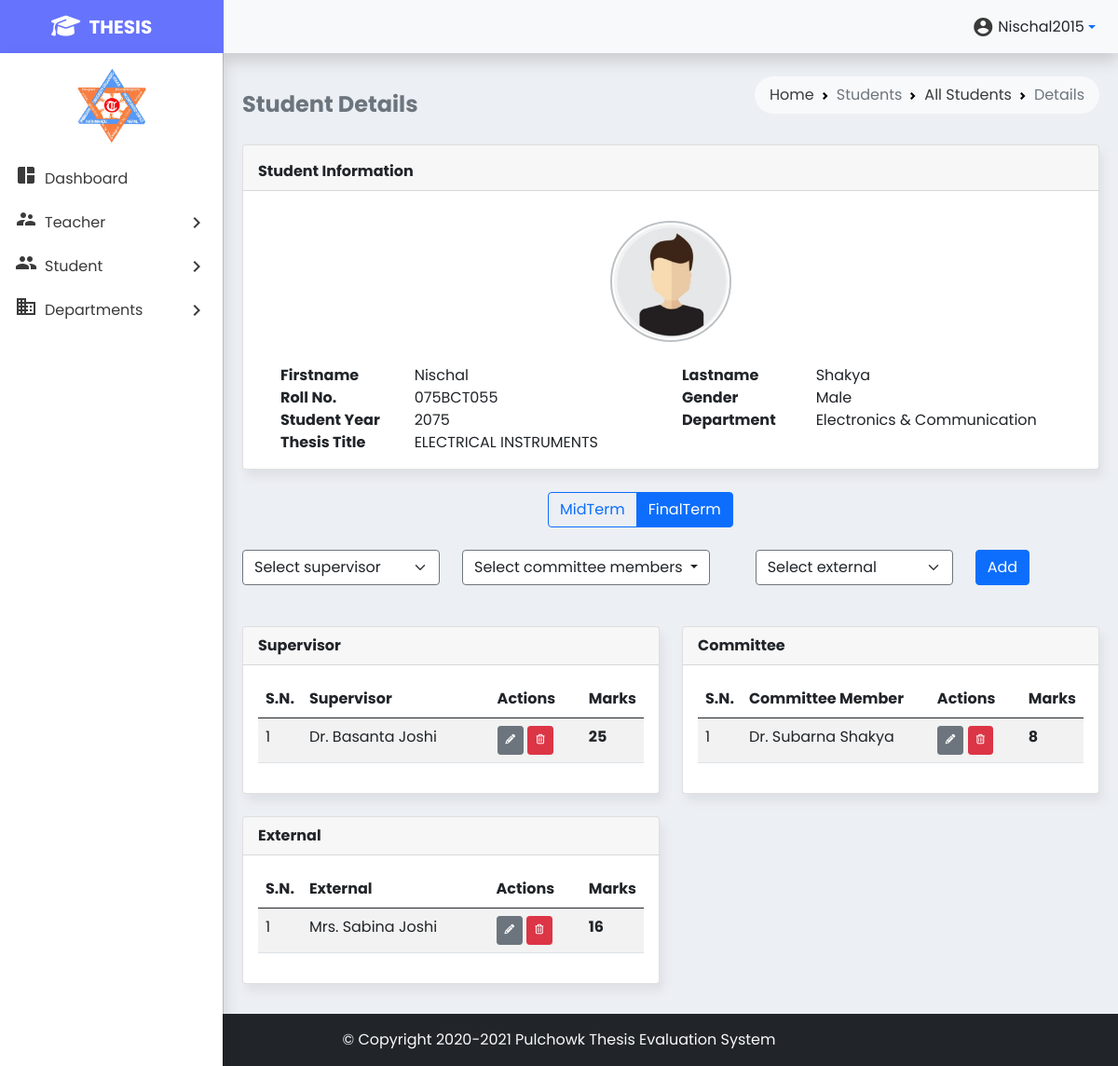
The app's page /finalstudentdetails.php?id=55 (signed in) with its own data.
### tables this page shows
CREATE TABLE `students` (
  `student_id` int(10) NOT NULL,
  `student_fname` text NOT NULL,
  `student_lname` text NOT NULL,
  `student_roll` varchar(12) NOT NULL,
  `student_gender` text NOT NULL,
  `student_regdate` date NOT NULL,
  `student_year` int(4) NOT NULL,
  `student_dep` varchar(30) NOT NULL,
  `student_thesis` varchar(255) NOT NULL
);

CREATE TABLE `final_supervisor_assigned` (
  `assigned_id` int(10) NOT NULL,
  `assigned_s_id` int(10) NOT NULL,
  `assigned_teacher_id` int(10) NOT NULL
);

CREATE TABLE `teacher` (
  `teacher_id` int(10) NOT NULL,
  `teacher_fname` varchar(20) NOT NULL,
  `teacher_mname` varchar(15) DEFAULT NULL,
  `teacher_lname` varchar(20) NOT NULL,
  `teacher_post` varchar(5) NOT NULL
);

CREATE TABLE `final_supervisor` (
  `final_sup_marksid` int(10) NOT NULL,
  `st_te_assigned_id` int(10) NOT NULL,
  `par1` int(10) NOT NULL,
  `par2` int(10) NOT NULL,
  `par3` int(10) NOT NULL,
  `par4` int(10) NOT NULL,
  `par5` int(10) NOT NULL,
  `total` int(10) NOT NULL
);

CREATE TABLE `final_external_assigned` (
  `assigned_id` int(10) NOT NULL,
  `assigned_s_id` int(10) NOT NULL,
  `assigned_ext_id` int(10) NOT NULL
);

CREATE TABLE `ext_teacher` (
  `external_id` int(10) NOT NULL,
  `external_fname` varchar(20) NOT NULL,
  `external_mname` varchar(20) NOT NULL,
  `external_lname` varchar(20) NOT NULL,
  `external_post` varchar(5) NOT NULL
);

CREATE TABLE `final_external` (
  `final_com_marksid` int(10) NOT NULL,
  `st_te_assigned_id` int(10) NOT NULL,
  `par1` int(10) NOT NULL,
  `par2` int(10) NOT NULL,
  `par3` int(10) NOT NULL,
  `par4` int(10) NOT NULL,
  `par5` int(10) NOT NULL,
  `par6` int(10) NOT NULL,
  `par7` int(10) NOT NULL,
  `par8` int(10) NOT NULL,
  `total` int(10) NOT NULL
);

CREATE TABLE `final_committee_assigned` (
  `assigned_id` int(10) NOT NULL,
  `assigned_s_id` int(10) NOT NULL,
  `assigned_teacher_id` int(10) NOT NULL
);

CREATE TABLE `final_committee` (
  `final_com_marksid` int(10) NOT NULL,
  `st_te_assigned_id` int(10) NOT NULL,
  `par1` int(10) NOT NULL,
  `par2` int(10) NOT NULL,
  `par3` int(10) NOT NULL,
  `par4` int(10) NOT NULL,
  `par5` int(10) NOT NULL,
  `par6` int(10) NOT NULL,
  `par7` int(10) NOT NULL,
  `par8` int(10) NOT NULL,
  `total` int(10) NOT NULL
);

### finalstudentdetails.php (the view, shortened to what the rows shown need)
<!doctype html>
<html lang="en">
<head>
    <link href="https://cdn.jsdelivr.net/npm/bootstrap@5.0.2/dist/css/bootstrap.min.css" rel="stylesheet"
>
    <link rel="stylesheet" href="styles/style.css">
</head>
<body>
        <?php include 'partials/_dbconnect.php'; ?>
    <main class="p-2 mt-1" style="min-height: 800px">
        <div class="container-fluid">
            <div class="row">
                <div class="col-md-12">
                    <?php include 'partials/_studentinfo.php'; ?>
                </div>
            </div>
            <div class="row">
                <div class="col-md-6">
                    <div class="card mb-4 mt-1">
                        <div class="card-body">
                            <div class="table-responsive">
                                <table id="student-marks" class="table table-striped table-hover" style="width:100%">
                                    <colgroup>
                                    </colgroup>
                                    <thead>
                                        <tr>
                                            <th>S.N.</th>
                                            <th>Supervisor</th>
                                            <th>Actions</th>
                                            <th>Marks</th>
                                        </tr>
                                    </thead>
                                    <tbody>
                                        <?php
                                            $student_id = $_GET['id'];
                                            $sql = "SELECT ta.assigned_id, t.teacher_id, t.teacher_post, t.teacher_fname, t.teacher_mname, t.teacher_lname
                                            FROM teacher t
                                            INNER JOIN final_supervisor_assigned ta
                                            ON t.teacher_id = ta.assigned_teacher_id
                                            WHERE ta.assigned_s_id = '$student_id'";
                                            $result = mysqli_query($conn, $sql);
                                            $sno = 1;
                                            while($row = mysqli_fetch_assoc($result)) {
                                                $assigned_id = $row['assigned_id'];
                                                $sql4 = "SELECT `total` FROM `final_supervisor` WHERE `st_te_assigned_id`='$assigned_id'";
                                                $result4=mysqli_query($conn, $sql4);
                                                $row4=mysqli_fetch_assoc($result4);
                                                echo'
                                                <tr>
                                                    <td>'.$sno.'</td>
                                                    <td>'. $row['teacher_post'].' ' . $row['teacher_fname'] . ' ' . $row['teacher_mname']. ' '.$row['teacher_lname'] . '</td>
                                                    <td>';
                                                    if (mysqli_num_rows($result4) > 0) {
                                                        echo '
                                                        <button type="button" id=se'.$assigned_id.' class="btn btn-secondary btn-sm supaddEd" data-bs-toggle="modal" data-bs-target="#supervisor_marking"><i class="fa fa-pencil fa-xs"></i></button>
                                                        <button type="button" id=sd'.$assigned_id.' class="delete btn btn-danger btn-sm"><i class="fa fa-trash-o fa-xs"></i></button>
                                                    </td>
                                                    <td><strong>'.$row4['total'].'</strong></td>';
                                                    }
                                                echo '</tr>
                                                ';
                                                $sno += 1;
                                            }
                                        ?>
                                    </tbody>
                                </table>
                            </div>
                        </div>
                    </div>
                    <div class="card mb-4 mt-1">
                        <div class="card-body">
                            <div class="table-responsive">
                                <table id="student-marks" class="table table-striped table-hover" style="width:100%">
                                    <colgroup>
                                    </colgroup>
                                    <thead>
                                        <tr>
                                            <th>S.N.</th>
                                            <th>External</th>
                                            <th>Actions</th>
                                            <th>Marks</th>
                                        </tr>
                                    </thead>
                                    <tbody>
                                        <?php
                                            $student_id = $_GET['id'];
                                            $sql = "SELECT ta.assigned_id, t.external_id, t.external_post, t.external_fname, t.external_mname, t.external_lname
                                            FROM ext_teacher t
                                            INNER JOIN final_external_assigned ta
                                            ON t.external_id = ta.assigned_ext_id
                                            WHERE ta.assigned_s_id = '$student_id'";
                                            $result = mysqli_query($conn, $sql);
                                            $sno = 1;
                                            while($row = mysqli_fetch_assoc($result)) {
                                                $assigned_id = $row['assigned_id'];
                                                $sql2 = "SELECT `total` FROM `final_external` WHERE `st_te_assigned_id`='$assigned_id'";
                                                $result2=mysqli_query($conn, $sql2);
                                                $row2=mysqli_fetch_assoc($result2);
                                                echo'
                                                <tr>
                                                    <td>'.$sno.'</td>
                                                    <td>'. $row['external_post'].' ' . $row['external_fname'] . ' ' . $row['external_mname']. ' '.$row['external_lname'] . '</td>
                                                    <td>';
                                                    if (mysqli_num_rows($result2) > 0) {
                                                        echo '
                                                        <button type="button" id=ee'.$assigned_id.' class="btn btn-secondary btn-sm addEd" data-bs-toggle="modal" data-bs-target="#committee_marking"><i class="fa fa-pencil fa-xs"></i></button>
                                                        <button type="button" id=ed'.$assigned_id.' class="delete btn btn-danger btn-sm"><i class="fa fa-trash-o fa-xs"></i></button>
                                                        </td>
                                                        <td><strong>'.$row2['total'].'</strong></td>';
                                                    }
                                                echo '</tr>
                                                ';
                                                $sno += 1;
                                            }
                                        ?>
                                    </tbody>
                                </table>
                            </div>
                        </div>
                    </div>
                </div>
                <div class="col-md-6">
                    <div class="card mb-4 mt-1">
                        <div class="card-body">
                            <div class="table-responsive">
                                <table id="student-marks" class="table table-striped table-hover" style="width:100%">
                                    <colgroup>
                                    </colgroup>
                                    <thead>
                                        <tr>
                                            <th>S.N.</th>
                                            <th>Committee Member</th>
                                            <th>Actions</th>
                                            <th>Marks</th>
                                        </tr>
                                    </thead>
                                    <tbody>
                                        <?php
                                            $student_id = $_GET['id'];
                                            $sql = "SELECT ta.assigned_id, t.teacher_id, t.teacher_post, t.teacher_fname, t.teacher_mname, t.teacher_lname
                                            FROM teacher t
                                            INNER JOIN final_committee_assigned ta
                                            ON t.teacher_id = ta.assigned_teacher_id
                                            WHERE ta.assigned_s_id = '$student_id'";
                                            $result = mysqli_query($conn, $sql);
                                            $sno = 1;
                                            while($row = mysqli_fetch_assoc($result)) {
                                                $assigned_id = $row['assigned_id'];
                                                $sql1 = "SELECT `total` FROM `final_committee` WHERE `st_te_assigned_id`='$assigned_id'";
                                                $result1=mysqli_query($conn, $sql1);
                                                $row1=mysqli_fetch_assoc($result1);
                                                echo'
                                                <tr>
                                                    <td>'.$sno.'</td>
                                                    <td>'. $row['teacher_post'].' ' . $row['teacher_fname'] . ' ' . $row['teacher_mname']. ' ' .$row['teacher_lname'] . '</td>
                                                    <td>';
                                                    if (mysqli_num_rows($result1) > 0) {
                                                        echo '
                                                        <button type="button" id=ce'.$assigned_id.' class="btn btn-secondary btn-sm addEd" data-bs-toggle="modal" data-bs-target="#committee_marking"><i class="fa fa-pencil fa-xs"></i></button>
                                                        <button type="button" id=cd'.$assigned_id.' class="delete btn btn-danger btn-sm"><i class="fa fa-trash-o fa-xs"></i></button>
                                                    </td>
                                                    <td><strong>'.$row1['total'].'</strong></td>';
                                                    }
                                                echo '</tr>
                                                ';
                                                $sno += 1;
                                            }
                                        ?>
                                    </tbody>
                                </table>
                            </div>
                        </div>
                    </div>
                </div>
            </div>
        </div>
    </main>
</body>
</html>

### partials/_studentinfo.php (shortened to what the rows shown need)
<?php
if (isset($_GET['id'])) {
    $id = $_GET['id'];
    $sql = "SELECT * FROM `students` WHERE `student_id` = $id";
    $result = mysqli_query($conn, $sql);
}
else{
    exit();
}
?>
<div class="card mb-4 mt-1">
    <div class="card-body">
            <?php
            $row = mysqli_fetch_assoc($result);
            ?>
        <div class="container mt-4">
            <div class="row">
                <?php
                echo '
                <div class="col-md-2">
                    <div><strong>Firstname</strong></div>
                    <div><strong>Roll No.</strong></div>
                    <div><strong>Student Year</strong></div>
                </div>
                <div class="col-md-4">
                    <div>'.$row['student_fname'].'</div>
                    <div>'.$row['student_roll'].'</div>
                    <div>'.$row['student_year'].'</div>
                </div>
                <div class="col-md-2">
                    <div><strong>Lastname</strong></div>
                    <div><strong>Gender</strong></div>
                    <div><strong>Department</strong></div>
                </div>
                <div class="col-md-4">
                    <div>'.$row['student_lname'].'</div>
                    <div>'.$row['student_gender'].'</div>
                    <div>'.$row['student_dep'].'</div>
                </div>
                <div class="col-md-2">
                    <div><strong>Thesis Title</strong></div>
                </div>
                <div class="col-md-6">
                    <div>'. strtoupper($row['student_thesis']) .'</div>
                </div>';
                ?>
            </div>
        </div>
    </div>
</div>

### records on screen
students: student_fname "Nischal", student_roll "075BCT055", student_year "2075", student_lname "Shakya", student_gender "Male", student_dep "Electronics & Communi­cation", student_thesis "ELECTRICAL INSTRUMENTS"
final_supervisor_assigned: assigned_teacher.teacher_post "Dr.", assigned_teacher.teacher_fname "Basanta", assigned_teacher.teacher_lname "Joshi", final_supervisor.total "25"
final_external_assigned: assigned_ext.external_post "Mrs.", assigned_ext.external_fname "Sabina", assigned_ext.external_lname "Joshi", final_external.total "16"
final_committee_assigned: assigned_teacher.teacher_post "Dr.", assigned_teacher.teacher_fname "Subarna", assigned_teacher.teacher_lname "Shakya", final_committee.total "8"

### other values on screen
$_SESSION['username'] "Nischal2015"
